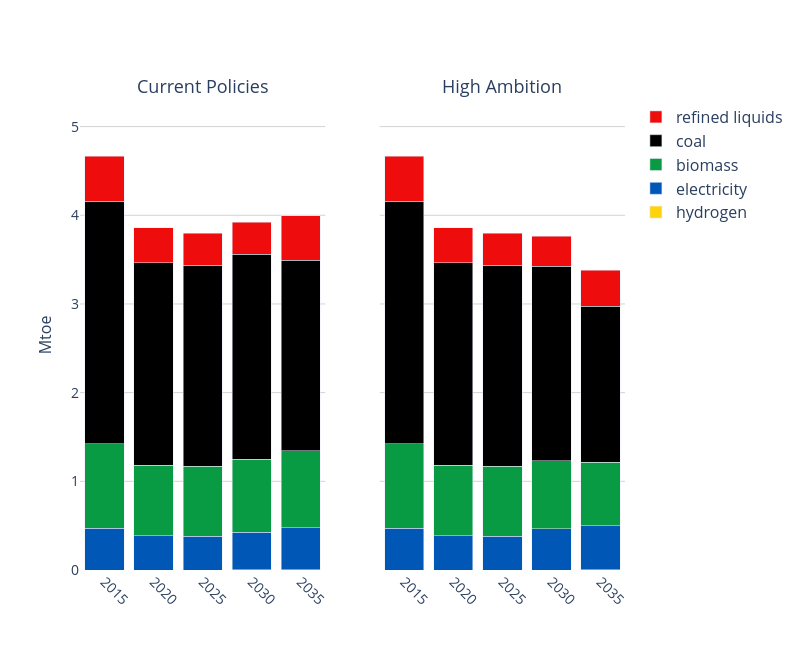

Notebook cell for this chart:
### Code cell
# ------------------------------
# F) Cement energy by fuel
# ------------------------------
dfF, _ = run_query(conn, q_idx)  # q_idx=100
dfF["ind"]    = cat_sector(dfF["sector"])
dfF["energy"] = dfF.apply(cat_energy_cement, axis=1)
dfF = dfF[(dfF["Year"] >= 2015) & (dfF["ind"] == "Cement")].copy()
dfF["value"] *= EJ_TO_MTOE
two_panel_stack(
    dfF, category="energy", years=YEARS_2015_2050,
    out_png="./fig/cement.png", y_max=5.3,
    colors=FUEL_COLORS, patterns=FUEL_PATTERNS
)

### Figure 1 — Plotly figure (JSON) as saved in the notebook; plotly's stock layout.template omitted (floating-point values rounded to 4 significant figures)
{"data": [{"marker": {"color": "#FED30B"}, "name": "hydrogen", "showlegend": true, "type": "bar", "x": [2030, 2035], "xaxis": "x", "y": [0.0001058, 0.00154], "yaxis": "y"}, {"marker": {"color": "#0057B5"}, "name": "electricity", "showlegend": true, "type": "bar", "x": [2015, 2020, 2025, 2030, 2035], "xaxis": "x", "y": [0.4695, 0.3887, 0.3823, 0.4284, 0.4751], "yaxis": "y"}, {"marker": {"color": "#099B43"}, "name": "biomass", "showlegend": true, "type": "bar", "x": [2015, 2020, 2025, 2030, 2035], "xaxis": "x", "y": [0.9521, 0.7933, 0.7878, 0.818, 0.8702], "yaxis": "y"}, {"marker": {"color": "#000000"}, "name": "coal", "showlegend": true, "type": "bar", "x": [2015, 2020, 2025, 2030, 2035], "xaxis": "x", "y": [2.738, 2.283, 2.268, 2.312, 2.149], "yaxis": "y"}, {"marker": {"color": "#EF0C0C"}, "name": "refined liquids", "showlegend": true, "type": "bar", "x": [2015, 2020, 2025, 2030, 2035], "xaxis": "x", "y": [0.5033, 0.3956, 0.3586, 0.3636, 0.5], "yaxis": "y"}, {"marker": {"color": "#FED30B"}, "name": "hydrogen", "showlegend": false, "type": "bar", "x": [2035], "xaxis": "x2", "y": [0.001231], "yaxis": "y2"}, {"marker": {"color": "#0057B5"}, "name": "electricity", "showlegend": false, "type": "bar", "x": [2015, 2020, 2025, 2030, 2035], "xaxis": "x2", "y": [0.4695, 0.3887, 0.3823, 0.4668, 0.4966], "yaxis": "y2"}, {"marker": {"color": "#099B43"}, "name": "biomass", "showlegend": false, "type": "bar", "x": [2015, 2020, 2025, 2030, 2035], "xaxis": "x2", "y": [0.9521, 0.7933, 0.7878, 0.7631, 0.718], "yaxis": "y2"}, {"marker": {"color": "#000000"}, "name": "coal", "showlegend": false, "type": "bar", "x": [2015, 2020, 2025, 2030, 2035], "xaxis": "x2", "y": [2.738, 2.283, 2.268, 2.197, 1.757], "yaxis": "y2"}, {"marker": {"color": "#EF0C0C"}, "name": "refined liquids", "showlegend": false, "type": "bar", "x": [2015, 2020, 2025, 2030, 2035], "xaxis": "x2", "y": [0.5033, 0.3956, 0.3586, 0.3342, 0.4091], "yaxis": "y2"}], "layout": {"annotations": [{"font": {"size": 18}, "showarrow": false, "text": "Current Policies", "x": 0.225, "xanchor": "center", "xref": "paper", "y": 1, "yanchor": "bottom", "yref": "paper"}, {"font": {"size": 18}, "showarrow": false, "text": "High Ambition", "x": 0.775, "xanchor": "center", "xref": "paper", "y": 1, "yanchor": "bottom", "yref": "paper"}], "barmode": "stack", "height": 650, "legend": {"font": {"size": 16}, "traceorder": "reversed", "x": 1.02, "y": 1}, "plot_bgcolor": "rgba(0,0,0,0)", "title": {"font": {"size": 24}, "x": 0.5}, "width": 800, "xaxis": {"anchor": "y", "domain": [0, 0.45], "tickangle": 45, "tickfont": {"size": 14}, "ticktext": ["2015", "2020", "2025", "2030", "2035", "2040", "2045", "2050"], "tickvals": [2015, 2020, 2025, 2030, 2035, 2040, 2045, 2050], "title": {"font": {"size": 16}}}, "xaxis2": {"anchor": "y2", "domain": [0.55, 1], "tickangle": 45, "tickfont": {"size": 14}, "ticktext": ["2015", "2020", "2025", "2030", "2035", "2040", "2045", "2050"], "tickvals": [2015, 2020, 2025, 2030, 2035, 2040, 2045, 2050], "title": {"font": {"size": 16}}}, "yaxis": {"anchor": "x", "domain": [0, 1], "gridcolor": "lightgray", "range": [0, 5.3], "showgrid": true, "tickfont": {"size": 14}, "title": {"font": {"size": 16}, "text": "Mtoe"}}, "yaxis2": {"anchor": "x2", "domain": [0, 1], "gridcolor": "lightgray", "matches": "y", "range": [0, 5.3], "showgrid": true, "showticklabels": false, "tickfont": {"size": 14}}}}
